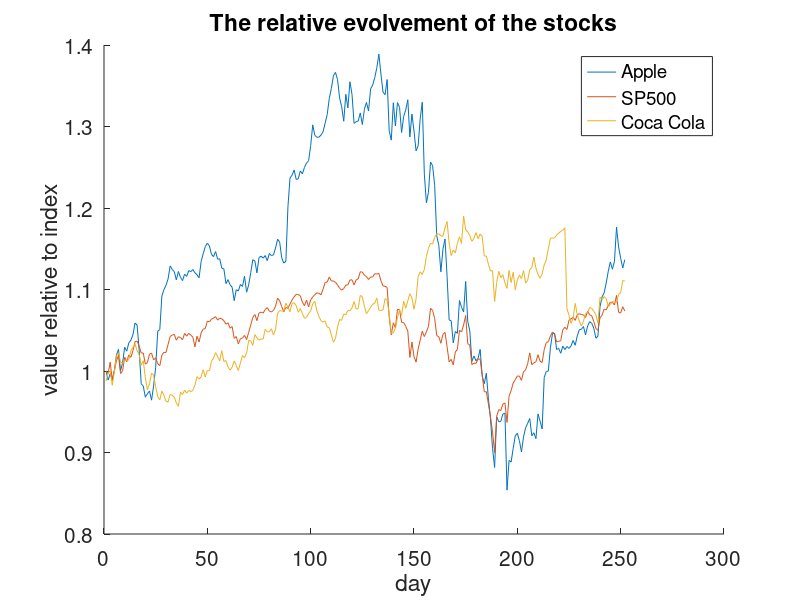
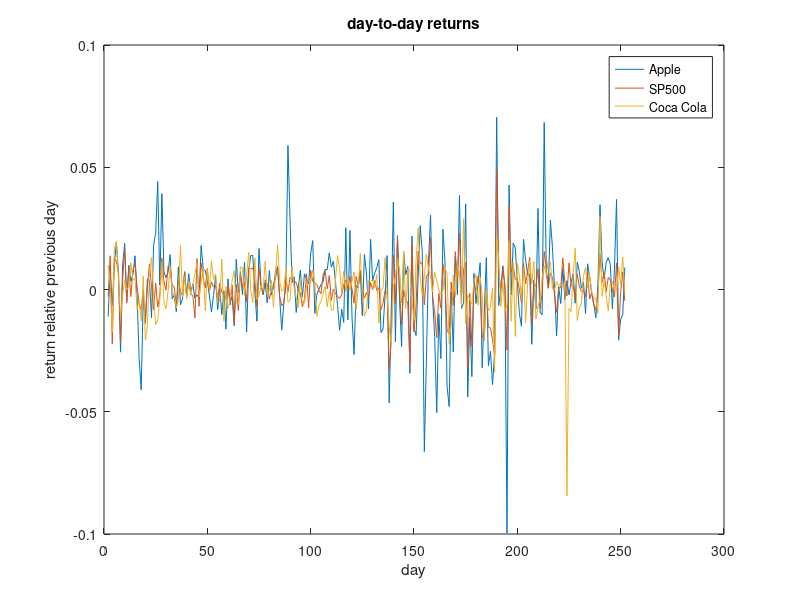
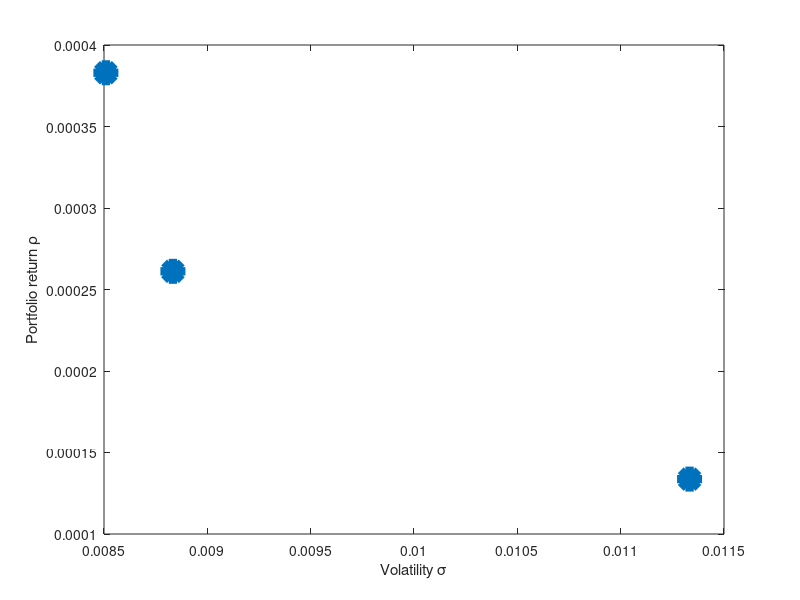

The MATLAB script that drew these images, in order:
% get_stocks.m

clear all; close all;
format short
q=dlmread('stocks.dat');
td=q(:,1);   % trading days
S1=q(:,2);   % Apple, 
S2=q(:,3);   % SP500
S3=q(:,4);   % Cola
hold on

%a)
figure(1)
set(gca,'FontSize',15) 
plot(td,S1/S1(1))
plot(td,S2/S2(1))
plot(td,S3/S3(3))
title('The relative evolvement of the stocks')
legend('Apple','SP500', 'Coca Cola' )
ylabel('value relative to index')
xlabel('day')


%b)
rj1 = (S1(2:end) - S1(1:end-1))./ S1(1:end-1);
rj2 = (S2(2:end) - S2(1:end-1))./ S2(1:end-1);
rj3 = (S3(2:end) - S3(1:end-1))./S3(1:end-1);
annual = [(1+mean(rj1))^365-1, (1+mean(rj2))^365-1,(1+mean(rj3))^365-1];

figure(2)
set(gca,'FontSize',15) 
plot(td(2:end),[rj1,rj2,rj3])
title('day-to-day returns')
legend('Apple','SP500', 'Coca Cola' )
ylabel('return relative previous day')
xlabel('day')

 disp('   Apple mean day-to-day return: ')
 disp(mean(rj1))
 disp('   SP500 mean day-to-day return: ')
 disp(mean(rj2))
 disp('   Coca-Cola mean day-to-day return: ')
 disp(mean(rj3))

ee=ones(3,1);
vec=[0;0;1];
ra=[mean(rj1); mean(rj2) ; mean(rj3)];  
rp=[rj1-mean(rj1),rj2-mean(rj2),rj3-mean(rj3)];

C=rp'*rp/length(rp);
CC = inv(C);

A=[ra'*CC*ra , ee'*CC*ra ,vec'*CC*ra;
    ra'*CC*ee , ee'*CC*ee,vec'*CC*ee;
   ra'*CC*vec , ee'*CC*vec, vec'*CC*vec ]; %new A vector with updated theory
AA=inv(A);

rhos = [1.05,1.1,1.15].^(1/(365))-1;%day-to-day return 
K=0;
 for rho=rhos;  %...loop over the desired returns
     lambda=AA*[rho;1;0.3];
     w=lambda(1)*CC*ra+lambda(2)*CC*ee + lambda(3)*CC*vec;    % eq. 5.12
     K=K+1;
     rrho(K)=rho;
     sig(K)=sqrt(w'*C*w);    % definition of sigma
    disp(w)
 end
figure(3)
plot(sig,rrho,'*', 'linewidth', 18)
xlabel('Volatility \sigma')
ylabel('Portfolio return \rho')
